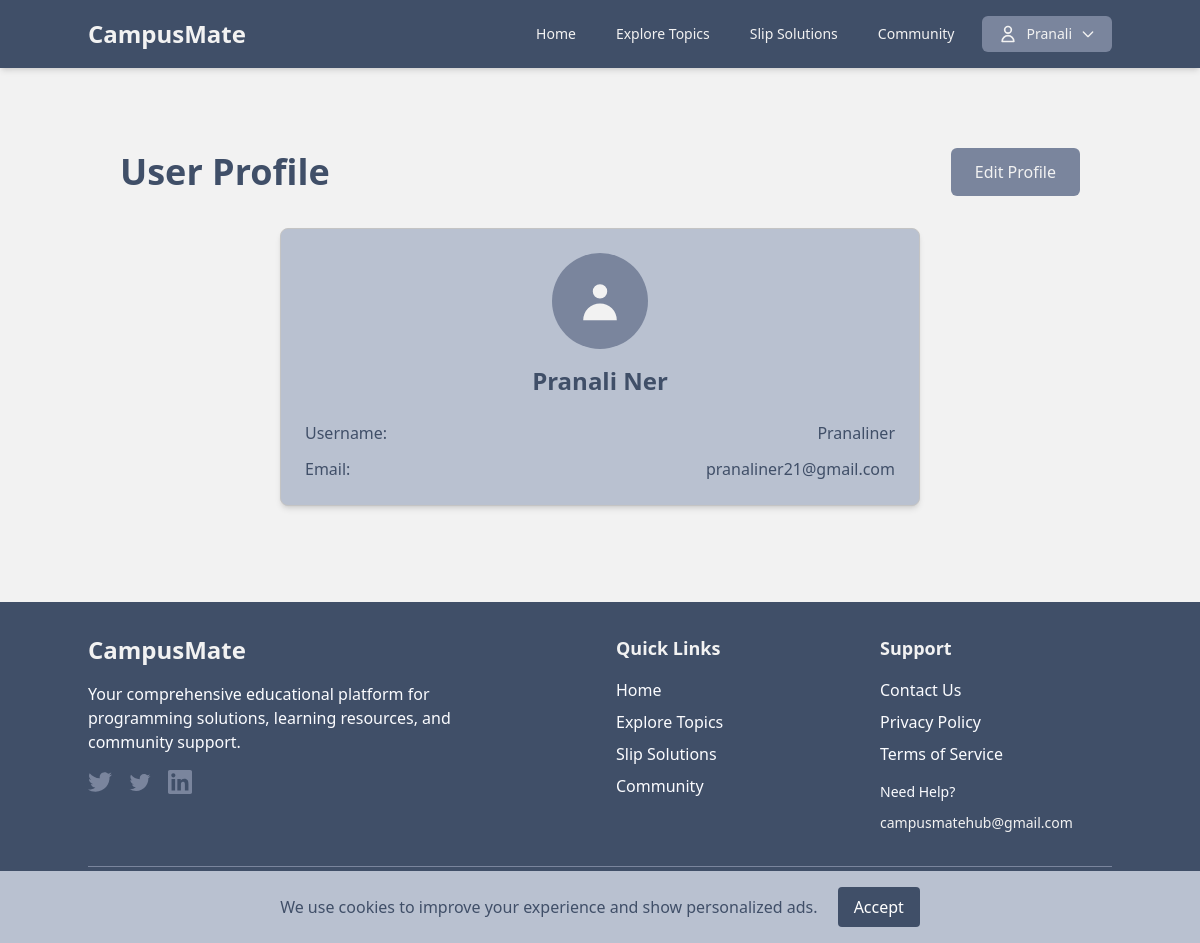
The page /profile/Pranaliner/ on the database its author committed.
### CampusMateApp/models.py (models this page shows, shortened)
class Profile(models.Model):
    user = models.OneToOneField(User, on_delete=models.CASCADE)
    student_id = models.CharField(max_length=20, unique=True, blank=True, null=True)
    department = models.CharField(max_length=50, choices=DEPARTMENT_CHOICES, blank=True, null=True)
    year = models.CharField(max_length=20, choices=YEAR_CHOICES, blank=True, null=True)
    profile_picture = models.ImageField(upload_to='profile_pics/', blank=True, null=True)

### CampusMateApp/views.py (the view)
# urls.py: path('profile/<str:username>/', views.profile_view, name='profile'),
def profile_view(request, username):
    user = get_object_or_404(User, username=username)
    user_info = Profile.objects.get(user=user)
    bookmarks = Bookmark.objects.filter(user=user)[:10]  # Show latest 10 bookmarks
    context = {
        'user_info': user_info,
        'bookmarks': bookmarks,
        'user': user,
    }
    return render(request, 'profile.html', context)

### CampusMateApp/templates/profile.html (shortened to what this page needs)
{% extends 'base.html' %}
{% load static %}
{% block content %}
<div class="container mx-auto px-4 py-8 bg-[#F2F2F2] dark:bg-[#1a1a1a] transition-colors duration-300">
    <div class="flex justify-between items-center mb-8">
        <h1 class="text-4xl font-bold text-[#404F68] dark:text-[#F2F2F2] transition-colors duration-300">User Profile</h1>
        {% if user.is_authenticated and user == user_info.user %}
            <a href="{% url 'CampusMateApp:edit_profile' user_info.user.username %}" class="bg-[#7A859D] dark:bg-[#dee1e4] dark:text-[#2d2d2d] text-[#F2F2F2] hover:bg-opacity-80 dark:hover:bg-[#7A859D] px-6 py-3 rounded-md transition duration-300 font-medium">
                Edit Profile
            </a>
        {% endif %}
    </div>
    <div class="grid grid-cols-1 lg:grid-cols-1 max-w-screen-sm m-auto gap-8">
        <div class="bg-[#B9C1D0] dark:bg-[#2d2d2d] p-6 rounded-lg shadow-md border border-[#C4C4C4] dark:border-[#404040] transition-colors duration-300">
            <div class="text-center mb-6">
                {% if user_info.profile_picture %}
                    <img src="{{ user_info.profile_picture.url }}" alt="Profile Picture" class="w-40 h-40 rounded-full mx-auto mb-4 object-cover border-4 border-[#F2F2F2] dark:border-[#404F68]">
                {% else %}
                    <div class="w-24 h-24 rounded-full mx-auto mb-4 bg-[#7A859D] dark:bg-[#404F68] flex items-center justify-center">
                        <svg class="w-12 h-12 text-[#F2F2F2]" fill="currentColor" viewBox="0 0 20 20">
                            <path fill-rule="evenodd" d="M10 9a3 3 0 100-6 3 3 0 000 6zm-7 9a7 7 0 1114 0H3z" clip-rule="evenodd"></path>
                        </svg>
                    </div>
                {% endif %}
                <h2 class="text-2xl font-semibold text-[#404F68] dark:text-[#F2F2F2] transition-colors duration-300">{{ user_info.user.get_full_name|default:user_info.user.username }}</h2>
            </div>
            <div class="space-y-3">
                <div class="flex justify-between">
                    <span class="font-medium text-[#404F68] dark:text-[#F2F2F2] transition-colors duration-300">Username:</span>
                    <span class="text-[#404F68] dark:text-[#F2F2F2] transition-colors duration-300">{{ user_info.user.username }}</span>
                </div>
                <div class="flex justify-between">
                    <span class="font-medium text-[#404F68] dark:text-[#F2F2F2] transition-colors duration-300">Email:</span>
                    <span class="text-[#404F68] dark:text-[#F2F2F2] transition-colors duration-300">{{ user_info.user.email }}</span>
                </div>
            </div>
        </div>
    </div>
</div>
{% endblock %}

### CampusMateApp/templates/base.html (shortened to what this page needs)
{% load static %}
<!DOCTYPE html>
<html lang="en">
<head>
    {% load tailwind_tags %}
    {% tailwind_css %}
</head>
<body class="bg-[#F2F2F2] dark:bg-[#1a1a1a] font-sans text-gray-800 dark:text-gray-200 transition-colors duration-300">
    <nav class="bg-[#404F68] dark:bg-[#2d2d2d] p-4 text-[#F2F2F2] shadow-md">
        <div class="container mx-auto flex justify-between items-center">
            <a href="/" class="text-2xl font-bold text-[#F2F2F2]">CampusMate</a>
            <div class="hidden md:flex items-center space-x-4" id="main-menu">
                <a href="{% url 'CampusMateApp:home' %}" class="text-[#F2F2F2] hover:text-[#7A859D] px-3 py-2 rounded-md text-sm font-medium">Home</a>
                <a href="{% url 'CampusMateApp:explore_topics' %}" class="text-[#F2F2F2] hover:text-[#7A859D] px-3 py-2 rounded-md text-sm font-medium">Explore Topics</a>
                <a href="{% url 'CampusMateApp:slip_solutions' %}" class="text-[#F2F2F2] hover:text-[#7A859D] px-3 py-2 rounded-md text-sm font-medium">Slip Solutions</a>
                <a href="{% url 'CampusMateApp:community' %}" class="text-[#F2F2F2] hover:text-[#7A859D] px-3 py-2 rounded-md text-sm font-medium">Community</a>
                {% if user.is_authenticated %}
                    <div class="relative group">
                        <button class="flex items-center space-x-2 bg-[#7A859D] dark:bg-[#2d2d2d]  text-[#F2F2F2] hover:bg-opacity-80 px-4 py-2 rounded-md text-sm font-medium">
                            <svg class="w-5 h-5" fill="none" stroke="currentColor" viewBox="0 0 24 24">
                                <path stroke-linecap="round" stroke-linejoin="round" stroke-width="2" d="M16 7a4 4 0 11-8 0 4 4 0 018 0zM12 14a7 7 0 00-7 7h14a7 7 0 00-7-7z"></path>
                            </svg>
                            <span>{{ user.first_name|default:user.username }}</span>
                            <svg class="w-4 h-4" fill="none" stroke="currentColor" viewBox="0 0 24 24">
                                <path stroke-linecap="round" stroke-linejoin="round" stroke-width="2" d="M19 9l-7 7-7-7"></path>
                            </svg>
                        </button>
                    </div>
                {% endif %}
            </div>
        </div>
    </nav>
    <main class="container mx-auto mt-8 p-4">
        {% block content %}
        {% endblock %}
    </main>
    <footer class="bg-[#404F68] dark:bg-[#2d2d2d] p-8 text-[#F2F2F2] mt-12">
        <div class="container mx-auto">
            <div class="grid md:grid-cols-4 gap-8">
                <div class="md:col-span-2">
                    <h3 class="text-2xl font-bold text-[#F2F2F2] mb-4">CampusMate</h3>
                    <p class="text-[#fbfcff] mb-4 max-w-md">
                        Your comprehensive educational platform for programming solutions, learning resources, and community support.
                    </p>
                    <div class="flex space-x-4">
                        <a href="#" class="text-[#7A859D] hover:text-[#F2F2F2] transition-colors duration-300">
                        </a>
                        <a href="#" class="text-[#7A859D] hover:text-[#F2F2F2] transition-colors duration-300">
                        </a>
                        <a href="#" class="text-[#7A859D] hover:text-[#F2F2F2] transition-colors duration-300">
                        </a>
                    </div>
                </div>
                <div>
                    <h4 class="text-lg font-semibold text-[#F2F2F2] mb-4">Quick Links</h4>
                    <ul class="space-y-2">
                        <li><a href="{% url 'CampusMateApp:home' %}" class="text-[#fbfcff] hover:text-[#7A859D] transition-colors duration-300">Home</a></li>
                        <li><a href="{% url 'CampusMateApp:explore_topics' %}" class="text-[#fbfcff] hover:text-[#7A859D] transition-colors duration-300">Explore Topics</a></li>
                        <li><a href="{% url 'CampusMateApp:slip_solutions' %}" class="text-[#fbfcff] hover:text-[#7A859D] transition-colors duration-300">Slip Solutions</a></li>
                        <li><a href="{% url 'CampusMateApp:community' %}" class="text-[#fbfcff] hover:text-[#7A859D] transition-colors duration-300">Community</a></li>
                    </ul>
                </div>
                <div>
                    <h4 class="text-lg font-semibold text-[#F2F2F2] mb-4">Support</h4>
                    <ul class="space-y-2">
                        <li><a href="{% url 'CampusMateApp:support' %}" class="text-[#fbfcff] hover:text-[#7A859D] transition-colors duration-300">Contact Us</a></li>
                        <li><a href="{% url 'CampusMateApp:privacy_policy' %}" class="text-[#fbfcff] hover:text-[#7A859D] transition-colors duration-300">Privacy Policy</a></li>
                        <li><a href="{% url 'CampusMateApp:terms_of_service' %}" class="text-[#fbfcff] hover:text-[#7A859D] transition-colors duration-300">Terms of Service</a></li>
                    </ul>
                    <div class="mt-4">
                        <p class="text-[#fbfcff] text-sm mb-2">Need Help?</p>
                        <a href="mailto:campusmatehub@gmail.com" class="text-[#F2F2F2] hover:text-[#7A859D] transition-colors duration-300 text-sm">
                            campusmatehub@gmail.com
                        </a>
                    </div>
                </div>
            </div>
            <div class="border-t border-[#7A859D] mt-8 pt-6">
                <div class="flex flex-col md:flex-row justify-between items-center">
                    <p class="text-[fbfcff] text-sm mb-4 md:mb-0">
                    </p>
                    <div class="flex space-x-6 text-sm">
                        <a href="{% url 'CampusMateApp:privacy_policy' %}" class="text-[#F2F2F2] hover:text-[#7A859D]  transition-colors duration-300">Privacy Policy</a>
                        <a href="{% url 'CampusMateApp:terms_of_service' %}" class="text-[#F2F2F2] hover:text-[#7A859D]  transition-colors duration-300">Terms of Service</a>
                        <a href="{% url 'CampusMateApp:support' %}" class="text-[#F2F2F2] hover:text-[#7A859D]  transition-colors duration-300">Support</a>
                    </div>
                </div>
            </div>
        </div>
    </footer>
    <div id="cookie-banner" class="fixed bottom-0 w-full bg-[#B9C1D0] text-[#404F68] p-4 text-center z-50 hidden">
        We use cookies to improve your experience and show personalized ads.
        <button onclick="acceptCookies()" class="ml-4 px-4 py-2 bg-[#404F68] text-white rounded">Accept</button>
    </div>
</body>
</html>

### rows shown on the page
Profile: user.get_full_name "Pranali Ner", user.username "Pranaliner", user.email "pranaliner21@gmail.com"

### other values the page prints
{{ user.first_name|default:user.username }} "Pranali"
